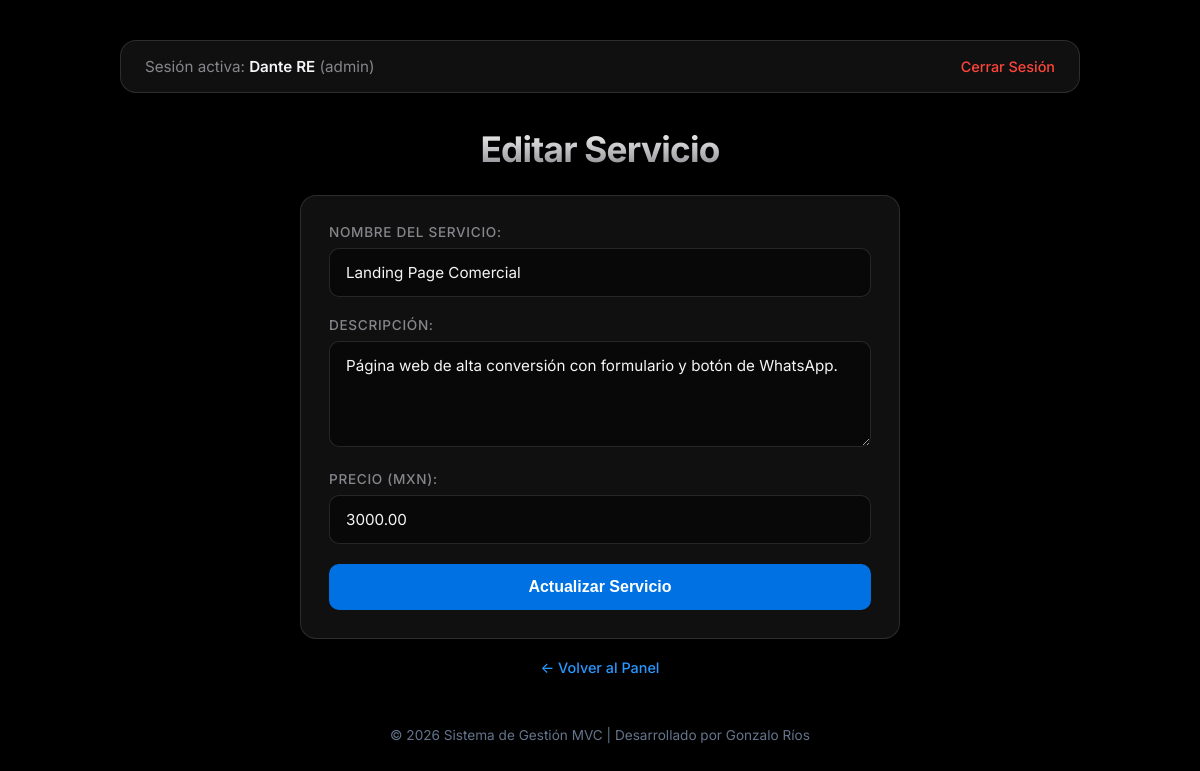
The app's page /index.php?action=editar&id=1 (signed in) with its own data.
### tables this page shows
CREATE TABLE `servicios` (
  `id` int(11) NOT NULL,
  `nombre` varchar(100) NOT NULL,
  `descripcion` text NOT NULL,
  `precio` decimal(10,2) NOT NULL
);

### app/controllers/ServicioController.php (called while the page is built, shortened)
<?php
require_once __DIR__ . '/../models/Servicio.php';
class ServicioController {
    private $servicioModel;
    public function __construct($pdo) {
        $this->servicioModel = new Servicio($pdo);
    }
    public function editar() {
        $id = (int)($_GET['id'] ?? 0);
        $servicio = $this->servicioModel->obtenerPorId($id);
        require_once __DIR__ . '/../views/templates/header.php';
        require_once __DIR__ . '/../views/servicios/editar.php';
        require_once __DIR__ . '/../views/templates/footer.php';
    }
}
?>

### app/models/Servicio.php (called while the page is built, shortened)
<?php
class Servicio {
    private $pdo;
    public function __construct($pdo) {
        $this->pdo = $pdo;
    }
    public function obtenerPorId($id) {
        $stmt = $this->pdo->prepare("SELECT * FROM servicios WHERE id = ?");
        $stmt->execute([$id]);
        return $stmt->fetch();
    }
}
?>

### app/views/servicios/editar.php (the view, shortened to what this page needs)
<h1>Editar Servicio</h1>
<div class="card" style="max-width: 600px; margin: 0 auto;">
    <form action="index.php?action=editar&id=<?php echo $servicio['id']; ?>" method="POST">
        <div class="campo">
            <label for="nombre">Nombre del Servicio:</label>
            <input type="text" id="nombre" name="nombre" value="<?php echo htmlspecialchars($servicio['nombre']); ?>" required>
        </div>
        <div class="campo">
            <label for="descripcion">Descripción:</label>
            <textarea id="descripcion" name="descripcion" rows="4" required><?php echo htmlspecialchars($servicio['descripcion']); ?></textarea>
        </div>
        <div class="campo">
            <label for="precio">Precio (MXN):</label>
            <input type="number" step="0.01" id="precio" name="precio" value="<?php echo htmlspecialchars($servicio['precio']); ?>" required>
        </div>
        <button type="submit">Actualizar Servicio</button>
    </form>
</div>
<div style="text-align: center;">
    <a href="index.php?action=index" class="link-volver">← Volver al Panel</a>
</div>

### app/views/templates/header.php (style rules this page uses)
:root { --bg-main: #000000; --bg-card: rgba(22, 22, 23, 0.75); --bg-card-hover: rgba(29, 29, 31, 0.85); --border-subtle: rgba(255, 255, 255, 0.12); --border-focus: #0071e3; --text-primary: #f5f5f7; --text-secondary: #86868b; --accent-blue: #2997ff; --accent-green: #30d158; --accent-red: #ff453a; --accent-amber: #ffd60a; --radius-main: 16px; --radius-sm: 10px; --shadow-apple: 0 12px 40px rgba(0, 0, 0, 0.4); --font-apple: 'Inter', -apple-system, BlinkMacSystemFont, "SF Pro Display", "Segoe UI", Roboto, sans-serif; }
* { box-sizing: border-box; margin: 0; padding: 0; }
body { font-family: var(--font-apple); background-color: var(--bg-main); color: var(--text-primary); padding: 40px 20px; min-height: 100vh; -webkit-font-smoothing: antialiased; }
h1 { font-size: 2.2rem; font-weight: 700; letter-spacing: -0.022em; margin-bottom: 25px; text-align: center; background: linear-gradient(180deg, #FFFFFF 0%, #86868B 100%); -webkit-background-clip: text; -webkit-text-fill-color: transparent; }
.card { background: var(--bg-card); backdrop-filter: blur(12px); -webkit-backdrop-filter: blur(12px); border: 1px solid var(--border-subtle); padding: 28px; border-radius: var(--radius-main); transition: all 0.3s ease; display: flex; flex-direction: column; justify-content: space-between; }
.campo { margin-bottom: 20px; }
label { display: block; margin-bottom: 8px; font-size: 0.85rem; font-weight: 500; color: var(--text-secondary); text-transform: uppercase; letter-spacing: 0.05em; }
input[type="text"], input[type="number"], input[type="password"], textarea { width: 100%; padding: 14px 16px; border-radius: var(--radius-sm); border: 1px solid var(--border-subtle); background: rgba(0, 0, 0, 0.5); color: var(--text-primary); font-family: var(--font-apple); font-size: 0.95rem; }
button[type="submit"] { background: #0071e3; color: white; padding: 14px; border: none; border-radius: var(--radius-sm); font-size: 1rem; font-weight: 600; cursor: pointer; width: 100%; transition: all 0.2s ease; }
a.link-volver { color: var(--accent-blue); text-decoration: none; display: inline-block; margin-top: 20px; font-size: 0.9rem; font-weight: 500; }

### records on screen
servicios: nombre "Landing Page Comercial", descripcion "Página web de alta conversión con formulario y botón de WhatsApp.", precio "3000.00"

### other values on screen
$_SESSION['usuario_nombre'] "Dante RE"
$_SESSION['usuario_rol'] "admin"
